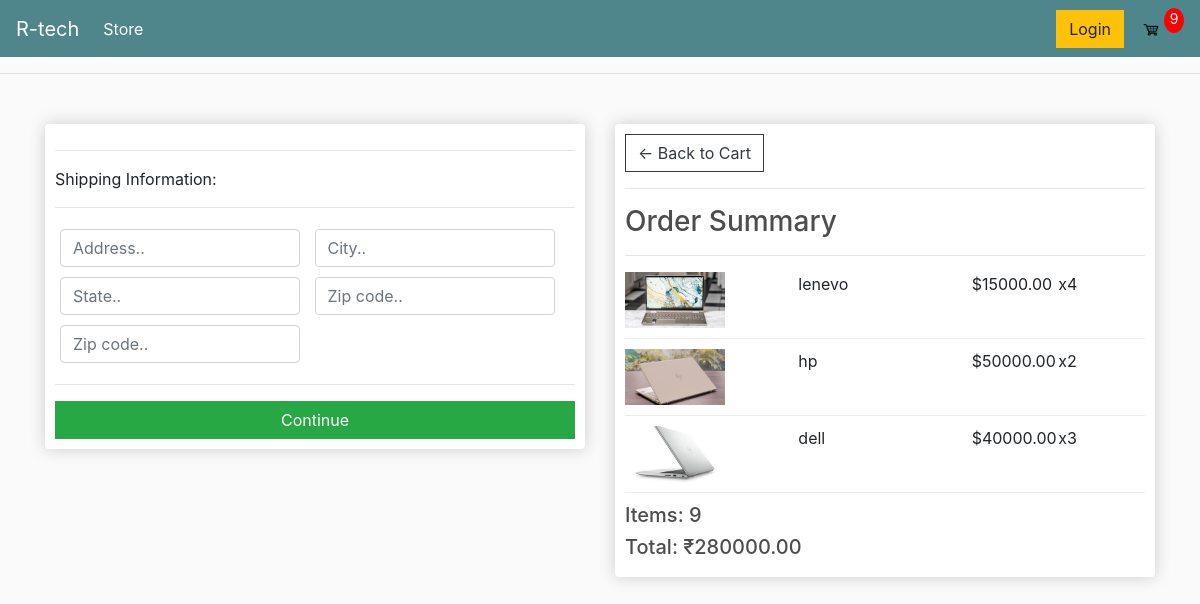
Screenshot of /checkout/ (signed in) with the database file from the repository.
### store/models.py (models this page shows, shortened)
class OrderItem(models.Model):
    product = models.ForeignKey(Product, on_delete = models.SET_NULL, null = True, blank = True)
    order = models.ForeignKey(Order, on_delete = models.SET_NULL, null = True, blank = True)
    quantity = models.IntegerField( default=0, null = True, blank = True)
    date_added = models.DateTimeField(auto_now_add = True)
    @property
    def get_total(self):
        total = self.product.price * self.quantity
        return total

class Product(models.Model):
    name = models.CharField(max_length = 200, null = True)
    price = models.DecimalField(max_digits = 7, decimal_places = 2)
    digital = models.BooleanField(default = False, null = True, blank = True)
    image = models.ImageField(null = True , blank = True)
    @property
    def imageURL(self):
        try:
             url = self. image.url
        except:
             url = ''
        return url

class Order(models.Model):
    customer = models.ForeignKey(Customer, on_delete = models.SET_NULL, null = True, blank = True)
    date_ordered = models.DateTimeField(auto_now_add = True)
    complete = models.BooleanField(default = False, null = True, blank = False)
    transaction_id = models.CharField(max_length = 100, null = True)
    @property
    def shipping(self):
        shipping = False
        orderitems = self.orderitem_set.all()
        for i in orderitems:
            if i.product.digital == False:
                shipping = True
        return shipping
    @property
    def get_cart_total(self):
        orderitems = self.orderitem_set.all()
        total = sum([item.get_total for item in orderitems])
        return total
    @property
    def get_cart_items(self):
        orderitems = self.orderitem_set.all()
        total = sum([item.quantity for item in orderitems])
        return total

### store/views.py (the view)
# urls.py: path('checkout/', views.checkout, name="checkout"),
@csrf_exempt
def checkout(request):
    data = cartData(request)
    cartItems = data['cartItems']
    order = data['order']
    items = data['items']
    context = {'items' : items , 'order' : order, 'cartItems' : cartItems}
    return render(request, 'checkout.html', context)

### store/utils.py (called while the page is built)
def cartData(request):
    if request.user.is_authenticated:
        customer = request.user.customer
        order, created = Order.objects.get_or_create(customer=customer, complete=False)
        items = order.orderitem_set.all()
        cartItems = order.get_cart_items
    else:
        cookieData = cookieCart(request)
        cartItems = cookieData['cartItems']
        order = cookieData['order']
        items = cookieData['items']
    return {'cartItems':cartItems ,'order':order, 'items':items}

### templates/checkout.html (shortened to what this page needs)
{% extends 'main.html' %}
{% load static %}
{% block content %}
     <div class="row">
        <div class="col-lg-6">
            <div class="box-element" id="form-wrapper">
                <form id="form">
                    <div id="shipping-info">
                        <hr>
                        <p>Shipping Information:</p>
                        <hr>
                        <div class="form-field">
                            <input class="form-control" type="text" name="address" placeholder="Address..">
                        </div>
                        <div class="form-field">
                            <input class="form-control" type="text" name="city" placeholder="City..">
                        </div>
                        <div class="form-field">
                            <input class="form-control" type="text" name="state" placeholder="State..">
                        </div>
                        <div class="form-field">
                            <input class="form-control" type="text" name="zipcode" placeholder="Zip code..">
                        </div>
                        <div class="form-field">
                            <input class="form-control" type="text" name="country" placeholder="Zip code..">
                        </div>
                    </div>
                    <hr>
                    <input id="form-button" class="btn btn-success btn-block" type="submit" value="Continue">
                </form>
            </div>
            <br>
        </div>
        <div class="col-lg-6">
            <div class="box-element">
                <a  class="btn btn-outline-dark" href="{% url 'cart' %}">&#x2190; Back to Cart</a>
                <hr>
                <h3>Order Summary</h3>
                <hr>
                {% for item in items %}
                <div class="cart-row">
                    <div style="flex:2"><img class="row-image" src="{{item.product.imageURL}}"></div>
                    <div style="flex:2"><p>{{item.product.name}}</p></div>
                    <div style="flex:1"><p>${{item.product.price|floatformat:2}}</p></div>
                    <div style="flex:1"><p>x{{item.quantity}}</p></div>
                </div>
                {% endfor %}
                <h5>Items:   {{order.get_cart_items}}</h5>
                <h5>Total:   ₹{{order.get_cart_total|floatformat:2}}</h5>
            </div>
        </div>
    </div>
{% endblock content %}

### static/css/main.css (style rules this page uses)
body { background-color: hsl(0, 0%, 98%); }
h1,h2,h3,h4,h5,h6 { color:hsl(0, 0%, 30%); }
.box-element { box-shadow:hsl(0, 0%, 80%) 0 0 16px; background-color: #fff; border-radius: 4px; padding: 10px; }
.col-lg-4, .col-lg-6, .col-lg-8, .col-lg-12 { margin-top: 10px; }
.btn { border-radius: 0; }
.row-image { width: 100px; }
.form-field { width:250px; display: inline-block; padding: 5px; }
.cart-row { display: flex; align-items: flex-stretch; padding-bottom: 10px; margin-bottom: 10px; border-bottom: 1px solid #ececec; }

### rows the page displays
OrderItem: product.imageURL (picture), product.name "lenevo", product.price "15000.00", quantity "4"
OrderItem: product.imageURL (picture), product.name "hp", product.price "50000.00", quantity "2"
OrderItem: product.imageURL (picture), product.name "dell", product.price "40000.00", quantity "3"
Order: get_cart_items "9", get_cart_total "280000.00"

### other values shown
{{ cartItems }} "9"
